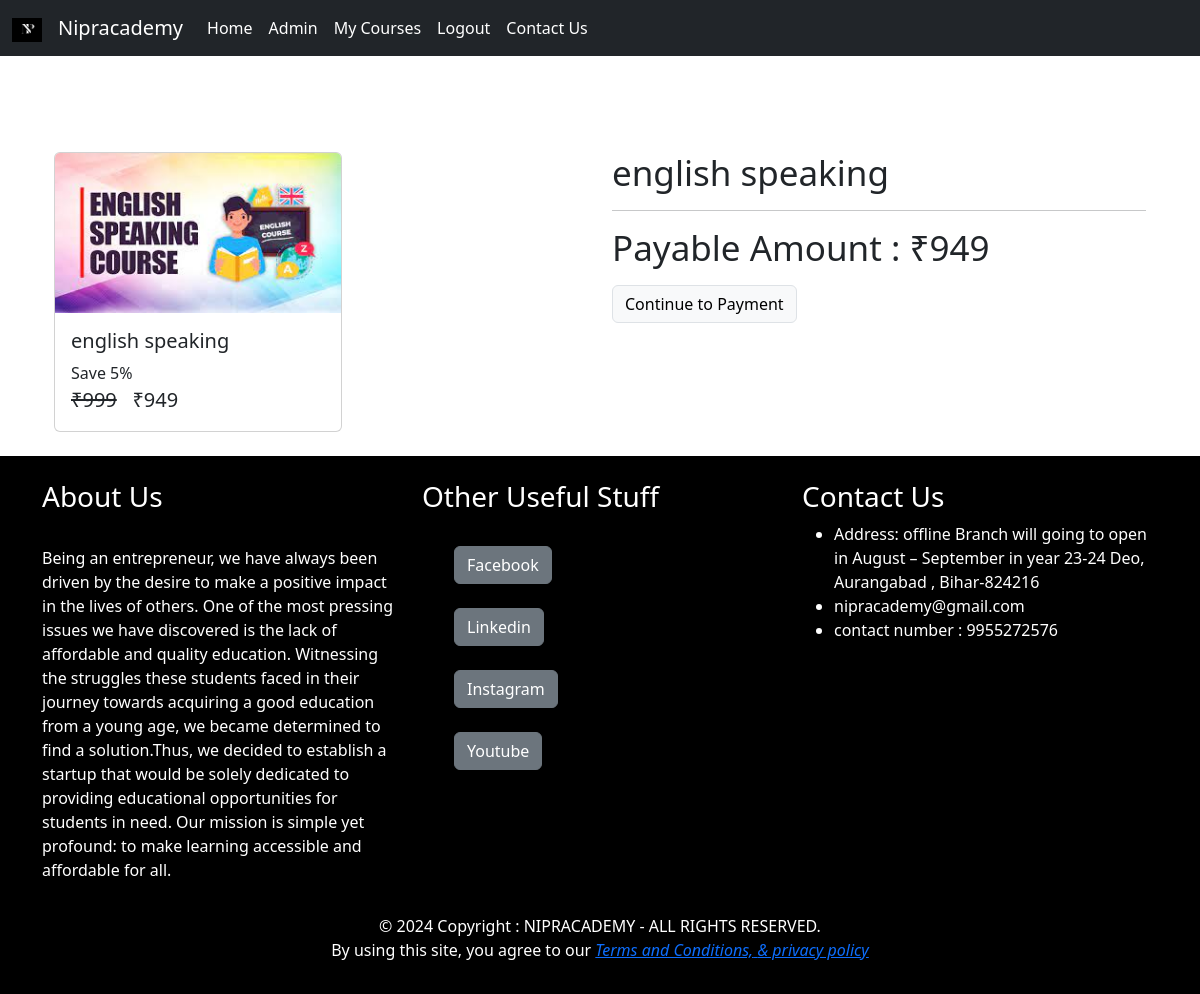
Page /check-out/english speaking (signed in) on the committed database.
### Nipracademy/models.py (models this page shows, shortened)
class Course(models.Model):
    name = models.CharField(max_length = 50 , null = False)
    slug = models.CharField(max_length = 50 , null = False ,unique=True)
    description = models.CharField(max_length = 200 , null = True )
    price = models.IntegerField(null=False)
    duration = models.PositiveIntegerField(help_text = "Duration in months")
    discount = models.IntegerField(null=False , default = 0)
    active = models.BooleanField(default = False)
    thumbnail = models.ImageField(upload_to = "media/thumbnail_image")
    date = models.DateTimeField(auto_now_add= True)
    resource = models.FileField(upload_to = "media/resource", blank = True, null = True)
    length = models.IntegerField(null=False)

### Nipracademy/views.py (the view, shortened to what this page needs)
# urls.py: path('check-out/<str:slug>',views.checkout , name = 'check-out'),
@login_required(login_url='/login')
def checkout(request , slug):
    course = Course.objects.get(slug  = slug)
    user = request.user
    action = request.GET.get('action')
    order = None
    payment = None
    error = None
    try:
        user_course = UserCourse.objects.get(user = user  , course = course)
        error = "You are Already Enrolled in this Course"
    except:
        pass
    amount=None
    if error is None :
        amount =  int((course.price - ( course.price * course.discount * 0.01 )) * 100)
    if amount==0:
        userCourse = UserCourse(user = user , course = course)
        userCourse.save()
        return redirect('my-courses')
    context = {
        "course" : course ,
        "order" : order,
        "payment" : payment,
        "user" : user ,
        "error" : error
    }
    return  render(request , template_name="Nipracademy/check_out.html" , context=context )

### Nipracademy/templatetags/Nipracademy_custom_tags.py (called while the page is built)
@register.simple_tag
def cal_sellprice(price , discount):
    if discount is None or discount is 0:
        return price
    sellprice = price
    sellprice = price - ( price * discount * 0.01 )
    return math.floor(sellprice)

@register.filter
def rupee(price):
    return f'₹{price}'

### Nipracademy/templates/Nipracademy/check_out.html (shortened to what this page needs)
{% extends 'Nipracademy/base.html' %}
{% load Nipracademy_custom_tags %}
{%block content%}
<div class="container">
    <br>
    <br>
    <div class="row ">
        <div class="col mr-auto ">
            <div class="card ml-auto" style="width: 18rem;">
                <img class="card-img-top" src="{{course.thumbnail.url}}" alt="Card image cap">
                <div class="card-body">
                    <h5 class="card-title">{{course.name}}</h5>
                    <p class="card-text m-0 p-0">
                        Save {{course.discount}}%
                        <br>
                        <span class="price">
                            <del>{{course.price|rupee}}</del>
                            <span>{% cal_sellprice course.price course.discount as value %} {{value|rupee}}</span>
                        </span>
                    </p>
                </div>
            </div>
        </div>
        <div class="col ">
            <div>
                <p class="display-5">{{course.name}}</p>
                <hr>
                <p class="display-5">Payable Amount : <b>{% cal_sellprice course.price course.discount as value %}
                        {{value|rupee}}</b></p>
                <a class="btn btn-light border" href="?action=create_payment">Continue to Payment</a>
            </div>
        </div>
    </div>
</div>
{%endblock%}

### static/common.css (style rules this page uses)
.price { font-size: 20px; }
.display-5 { font-size: 35px; }

### rows in the picture
Course: thumbnail (picture), name "english speaking", discount "5", price "₹999"

### other values in the picture
{{ value|rupee }} "₹949"
